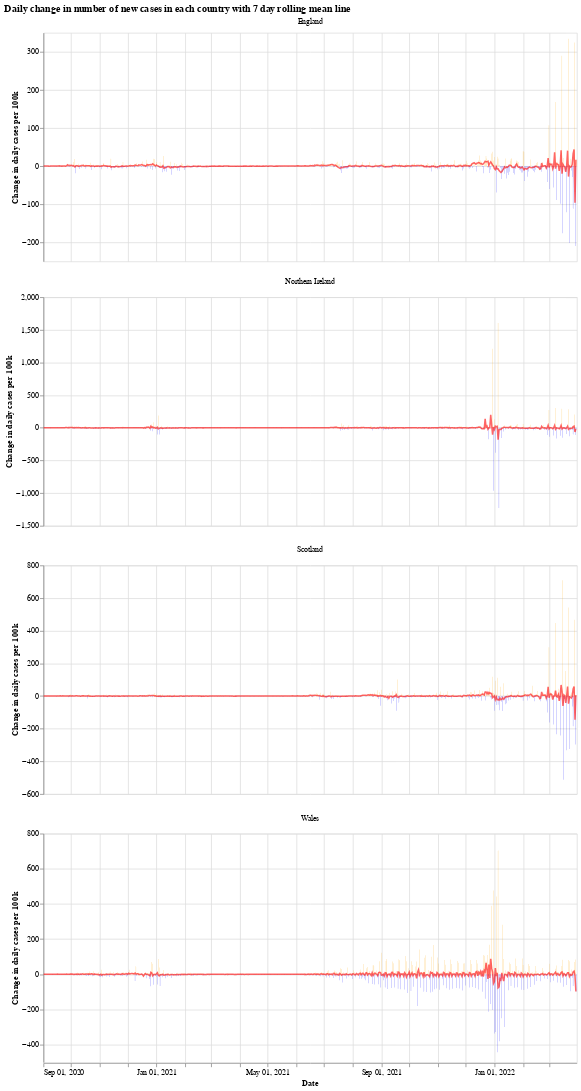

The code cell stored with this chart in its notebook:
### Markdown cell above
We will use the Python library `Altair` for visualising the data, see the [altair docs](https://altair-viz.github.io/) for more information.

First we have a graph which shows the daily change in the number of new cases for each country. This number jumps up and down all over the place, which is likely due to delay in reporting of new cases over the weekend. Another interesting thing is that it looks like the daily cases in Wales experienced a much shorter period of calm over the summer (calm in the sense of daily cases not jumping up and down).

The orange bars are days when the number of new cases (per 100k population) was more than the previous day, while the blue are days when the number of new cases dropped. The red line is the 7 day moving average. 

When the moving average line is below 0, it means that there is a consistent drop in new cases. We can see this clearly happening around the times that lockdowns were introduced (though, to varying degrees). I will update the graphs soon with a marker of when each lockdown started.

### Code cell
# collapse
import altair as alt

bars = alt.Chart(uk_cases).mark_bar().encode(
    x=alt.X("yearmonthdate(date):T", axis=alt.Axis(title='Date')),
    y=alt.Y("casesChangeRate:Q", axis=alt.Axis(title='Change in daily cases per 100k')),
    tooltip='casesChange',
    color=alt.condition(
        alt.datum.casesChangeRate > 0,
        alt.value("orange"),  # The positive color
        alt.value("blue")  # The negative color
    )
).properties(title='Daily change in number of new cases with 7 day rolling mean',width=700).interactive()

line = alt.Chart(uk_cases).mark_line(
    color='red',
    size=2,
    opacity=0.6
).transform_window(
    rolling_mean='mean(casesChangeRate)',
    frame=[0, 7],
    groupby=['areaName']
).encode(
    x='yearmonthdate(date):T',
    y='rolling_mean:Q'
)

alt.layer(bars, line, data=uk_cases).facet(alt.Column(
    'areaName', title=''), columns=1).resolve_scale(y='independent').properties(title='Daily change in number of new cases in each country with 7 day rolling mean line')

### Figure 1 — Vega-Lite specification as saved in the notebook (floating-point values rounded to 4 significant figures; data arrays with more than 128 entries replaced by an {"elided": "..."} marker saying what was removed)
{"config": {"view": {"continuousWidth": 400, "continuousHeight": 300}}, "data": {"name": "data-deda88fc20cd1bd33a6c7dd595e49177"}, "facet": {"type": "nominal", "field": "areaName", "title": ""}, "spec": {"layer": [{"mark": "bar", "encoding": {"color": {"condition": {"value": "orange", "test": "(datum.casesChangeRate > 0)"}, "value": "blue"}, "tooltip": {"type": "quantitative", "field": "casesChange"}, "x": {"type": "temporal", "axis": {"title": "Date"}, "field": "date", "timeUnit": "yearmonthdate"}, "y": {"type": "quantitative", "axis": {"title": "Change in daily cases per 100k"}, "field": "casesChangeRate"}}, "selection": {"selector001": {"type": "interval", "bind": "scales", "encodings": ["x", "y"]}}, "title": "Daily change in number of new cases with 7 day rolling mean", "width": 700}, {"mark": {"type": "line", "color": "red", "opacity": 0.6, "size": 2}, "encoding": {"x": {"type": "temporal", "field": "date", "timeUnit": "yearmonthdate"}, "y": {"type": "quantitative", "field": "rolling_mean"}}, "transform": [{"window": [{"op": "mean", "field": "casesChangeRate", "as": "rolling_mean"}], "frame": [0, 7], "groupby": ["areaName"]}]}]}, "columns": 1, "resolve": {"scale": {"y": "independent"}}, "title": "Daily change in number of new cases in each country with 7 day rolling mean line", "$schema": "https://vega.github.io/schema/vega-lite/v4.8.1.json", "datasets": {"data-deda88fc20cd1bd33a6c7dd595e49177": {"elided": "2304 records"}}}
